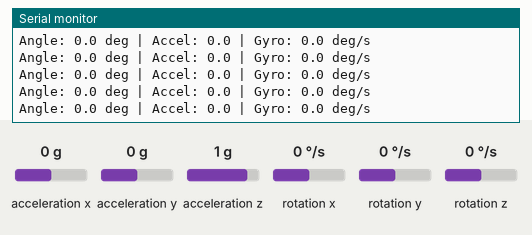
This sketch was run on a simulated ESP32. Parts: the last lines printed to the serial monitor. Wiring (inferred from the names in the program): MPU-9250 motion sensor at I2C address 0x68. Inputs (shaded band) come from the test bench; at power-on: acceleration y 0 g, acceleration z 1 g, rotation x 0 °/s, acceleration x 0 g, rotation y 0 °/s, rotation z 0 °/s.

Above: at 3.2 s.
3.3 s: acceleration y set to -1.4 g
At 4.0 s:
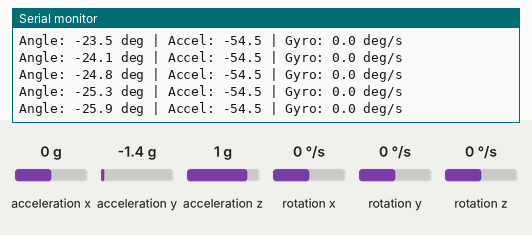
4.8 s: acceleration z set to -1.4 g
At 5.8 s:
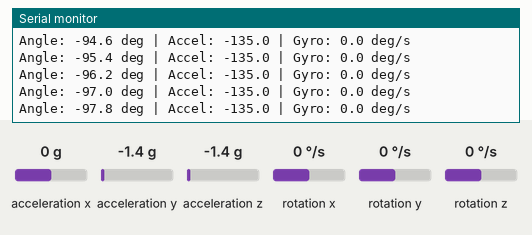
6.3 s: acceleration z set to 1.4 g
At 6.9 s:
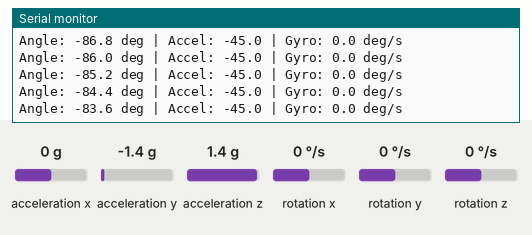
9.3 s: rotation x set to -192 °/s
At 9.9 s:
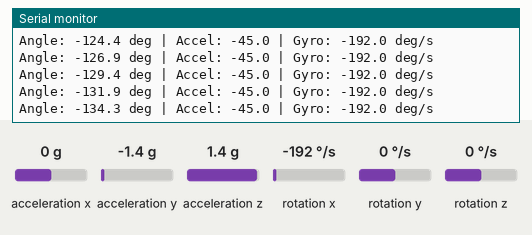
Timing chart, 0 to 11.8 s (numbered marks = the images above; inputs shaded):
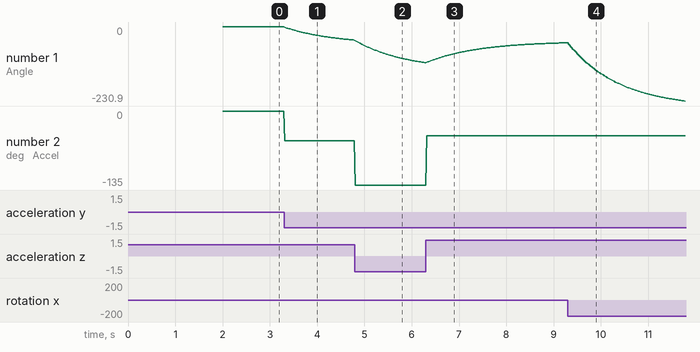

Measured:
- after the input at 3.3 s, the serial monitor: prints a new line at once (image 1)
- plotted number 1: 0 → -40.7 after the input at 3.3 s
- plotted number 2: 0 → -54.5 after the input at 3.3 s

The sketch:

02_mpu6050_test.ino
```cpp
/*
 * MPU6050 傾き取得テスト
 * ESP32 + MPU6050
 *
 * ライブラリ不要版（直接I2C通信）
 *
 * 接続:
 *   GPIO21 → SDA
 *   GPIO22 → SCL
 *   3.3V   → VCC
 *   GND    → GND
 */

#include <Wire.h>

// MPU6050 I2Cアドレス
#define MPU6050_ADDR 0x68

// レジスタアドレス
#define PWR_MGMT_1   0x6B
#define ACCEL_XOUT_H 0x3B
#define WHO_AM_I     0x75

// 相補フィルタ用
float angle = 0;
unsigned long prevTime = 0;
const float ALPHA = 0.98;

void setup() {
  Serial.begin(115200);
  delay(1000);
  Serial.println("MPU6050 Test Start!");

  // I2C初期化
  Wire.begin(21, 22);

  // MPU6050の存在確認
  Wire.beginTransmission(MPU6050_ADDR);
  Wire.write(WHO_AM_I);
  Wire.endTransmission(false);
  Wire.requestFrom(MPU6050_ADDR, 1);

  if (Wire.available()) {
    byte whoami = Wire.read();
    Serial.print("WHO_AM_I: 0x");
    Serial.println(whoami, HEX);

    // 0x68=MPU6050, 0x70=MPU6050互換, 0x98=MPU6050, 0x71=MPU6500
    if (whoami == 0x68 || whoami == 0x70 || whoami == 0x98 || whoami == 0x71) {
      Serial.println("MPU6050 OK!");
    } else {
      Serial.println("Unknown device, but trying anyway...");
    }
  } else {
    Serial.println("MPU6050 not responding!");
    while (1);
  }

  // MPU6050をスリープ解除
  Wire.beginTransmission(MPU6050_ADDR);
  Wire.write(PWR_MGMT_1);
  Wire.write(0x00);  // スリープ解除
  Wire.endTransmission();

  Serial.println("Calibrating... Keep still!");
  delay(1000);

  prevTime = millis();
  Serial.println("GO!");
}

void loop() {
  // 加速度・ジャイロデータ読み取り（14バイト）
  Wire.beginTransmission(MPU6050_ADDR);
  Wire.write(ACCEL_XOUT_H);
  Wire.endTransmission(false);
  Wire.requestFrom(MPU6050_ADDR, 14);

  int16_t ax = (Wire.read() << 8) | Wire.read();
  int16_t ay = (Wire.read() << 8) | Wire.read();
  int16_t az = (Wire.read() << 8) | Wire.read();
  int16_t temp = (Wire.read() << 8) | Wire.read();  // 温度（未使用）
  int16_t gx = (Wire.read() << 8) | Wire.read();
  int16_t gy = (Wire.read() << 8) | Wire.read();
  int16_t gz = (Wire.read() << 8) | Wire.read();

  // 時間計算
  unsigned long currentTime = millis();
  float dt = (currentTime - prevTime) / 1000.0;
  prevTime = currentTime;

  // 加速度から角度計算（度）
  float accelAngle = atan2(ay, az) * 180.0 / PI;

  // ジャイロから角速度（度/秒）- 感度131 LSB/(°/s)
  float gyroRate = gx / 131.0;

  // 相補フィルタ
  angle = ALPHA * (angle + gyroRate * dt) + (1.0 - ALPHA) * accelAngle;

  // 結果表示
  Serial.print("Angle: ");
  Serial.print(angle, 1);
  Serial.print(" deg | Accel: ");
  Serial.print(accelAngle, 1);
  Serial.print(" | Gyro: ");
  Serial.print(gyroRate, 1);
  Serial.println(" deg/s");

  delay(20);  // 50Hz
}
```
